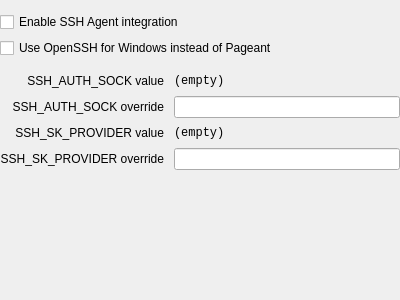
<?xml version="1.0" encoding="UTF-8"?>
<ui version="4.0">
 <class>AgentSettingsWidget</class>
 <widget class="QWidget" name="AgentSettingsWidget">
  <property name="geometry">
   <rect>
    <x>0</x>
    <y>0</y>
    <width>400</width>
    <height>300</height>
   </rect>
  </property>
  <layout class="QVBoxLayout" name="verticalLayout">
   <property name="leftMargin">
    <number>0</number>
   </property>
   <property name="topMargin">
    <number>0</number>
   </property>
   <property name="rightMargin">
    <number>0</number>
   </property>
   <property name="bottomMargin">
    <number>0</number>
   </property>
   <item>
    <widget class="QWidget" name="sshAuthSockWidget" native="true">
     <layout class="QGridLayout" name="sshAuthSockOverrideLayout">
      <property name="leftMargin">
       <number>0</number>
      </property>
      <property name="topMargin">
       <number>0</number>
      </property>
      <property name="rightMargin">
       <number>0</number>
      </property>
      <property name="bottomMargin">
       <number>0</number>
      </property>
     </layout>
    </widget>
   </item>
   <item>
    <widget class="MessageWidget" name="sshAuthSockMessageWidget" native="true"/>
   </item>
   <item>
    <widget class="QCheckBox" name="enableSSHAgentCheckBox">
     <property name="text">
      <string>Enable SSH Agent integration</string>
     </property>
    </widget>
   </item>
   <item>
    <widget class="QFrame" name="agentConfigPageBody">
     <property name="frameShape">
      <enum>QFrame::NoFrame</enum>
     </property>
     <property name="frameShadow">
      <enum>QFrame::Plain</enum>
     </property>
     <layout class="QVBoxLayout" name="verticalLayout_2">
      <property name="leftMargin">
       <number>0</number>
      </property>
      <property name="topMargin">
       <number>0</number>
      </property>
      <property name="rightMargin">
       <number>0</number>
      </property>
      <property name="bottomMargin">
       <number>0</number>
      </property>
      <item>
       <widget class="QCheckBox" name="useOpenSSHCheckBox">
        <property name="text">
         <string>Use OpenSSH for Windows instead of Pageant</string>
        </property>
       </widget>
      </item>
      <item>
       <layout class="QGridLayout" name="agentValues">
        <property name="topMargin">
         <number>10</number>
        </property>
        <property name="bottomMargin">
         <number>10</number>
        </property>
        <property name="horizontalSpacing">
         <number>10</number>
        </property>
        <property name="verticalSpacing">
         <number>8</number>
        </property>
        <item row="1" column="0">
         <widget class="QLabel" name="sshAuthSockOverrideLabel">
          <property name="text">
           <string>SSH_AUTH_SOCK override</string>
          </property>
          <property name="alignment">
           <set>Qt::AlignRight|Qt::AlignTrailing|Qt::AlignVCenter</set>
          </property>
         </widget>
        </item>
        <item row="0" column="0">
         <widget class="QLabel" name="sshAuthSockValueLabel">
          <property name="text">
           <string>SSH_AUTH_SOCK value</string>
          </property>
          <property name="alignment">
           <set>Qt::AlignRight|Qt::AlignTrailing|Qt::AlignVCenter</set>
          </property>
         </widget>
        </item>
        <item row="4" column="0">
         <spacer name="verticalSpacer">
          <property name="orientation">
           <enum>Qt::Vertical</enum>
          </property>
          <property name="sizeHint" stdset="0">
           <size>
            <width>20</width>
            <height>40</height>
           </size>
          </property>
         </spacer>
        </item>
        <item row="1" column="1">
         <widget class="QLineEdit" name="sshAuthSockOverrideEdit"/>
        </item>
        <item row="0" column="1">
         <widget class="QLabel" name="sshAuthSockLabel">
          <property name="font">
           <font>
            <family>Monospace</family>
           </font>
          </property>
          <property name="text">
           <string>(empty)</string>
          </property>
          <property name="textInteractionFlags">
           <set>Qt::TextSelectableByKeyboard|Qt::TextSelectableByMouse</set>
          </property>
         </widget>
        </item>
        <item row="2" column="0">
         <widget class="QLabel" name="sshSecurityKeyProviderValueLabel">
          <property name="text">
           <string>SSH_SK_PROVIDER value</string>
          </property>
          <property name="alignment">
           <set>Qt::AlignRight|Qt::AlignTrailing|Qt::AlignVCenter</set>
          </property>
         </widget>
        </item>
        <item row="2" column="1">
         <widget class="QLabel" name="sshSecurityKeyProviderLabel">
          <property name="font">
           <font>
            <family>Monospace</family>
           </font>
          </property>
          <property name="text">
           <string>(empty)</string>
          </property>
          <property name="textInteractionFlags">
           <set>Qt::TextSelectableByKeyboard|Qt::TextSelectableByMouse</set>
          </property>
         </widget>
        </item>
        <item row="3" column="0">
         <widget class="QLabel" name="sshSecurityKeyProviderOverrideLabel">
          <property name="text">
           <string>SSH_SK_PROVIDER override</string>
          </property>
          <property name="alignment">
           <set>Qt::AlignRight|Qt::AlignTrailing|Qt::AlignVCenter</set>
          </property>
         </widget>
        </item>
        <item row="3" column="1">
         <widget class="QLineEdit" name="sshSecurityKeyProviderOverrideEdit"/>
        </item>
       </layout>
      </item>
     </layout>
    </widget>
   </item>
  </layout>
 </widget>
 <customwidgets>
  <customwidget>
   <class>MessageWidget</class>
   <extends>QWidget</extends>
   <header>gui/MessageWidget.h</header>
   <container>1</container>
  </customwidget>
 </customwidgets>
 <resources/>
 <connections/>
</ui>
